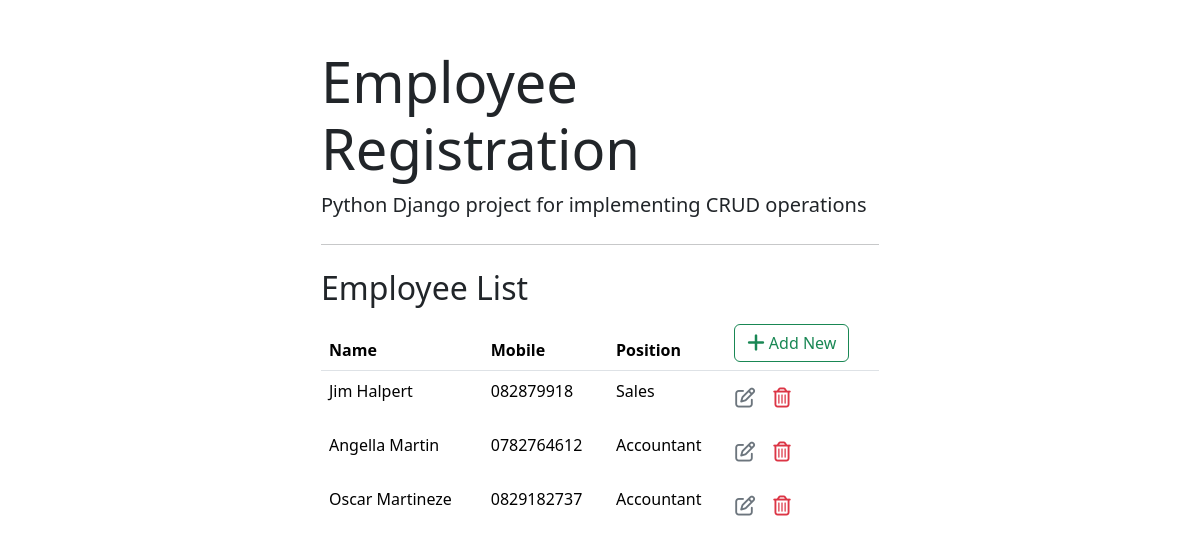
The app's page /list, older data.
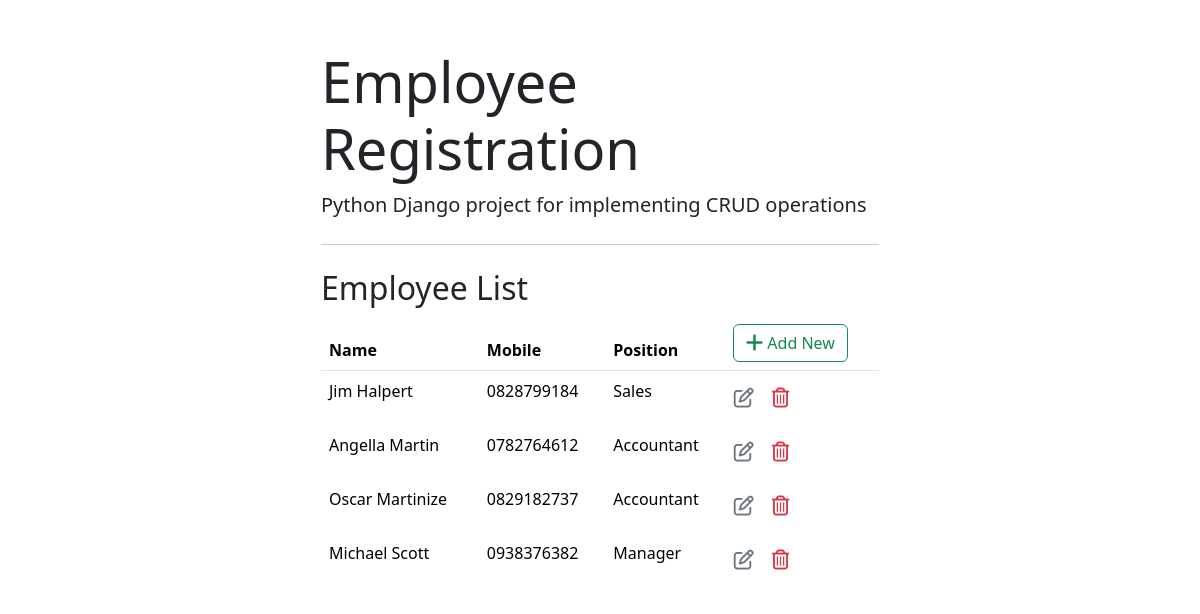
The same page, newer data.
### employees/models.py (models this page shows)
class Employee(models.Model):
    full_name = models.CharField(max_length=100)
    emp_code  = models.CharField(max_length=60)
    mobile = models.CharField(max_length=15)
    position = models.ForeignKey(Position, on_delete=models.CASCADE)

class Position(models.Model):
    title = models.CharField(max_length=50)
    def __str__(self):
        return self.title

### employees/views.py (the view)
# urls.py: path('list', views.employee_list, name='list'),
def employee_list(request):
    context = {
        'employee_list' : Employee.objects.all()
        }
    return render(request, 'employees/employee_list.html', context)

### employees/templates/employees/employee_list.html (shortened to what this page needs)
{% extends 'employees/base.html' %}
{% block content %}
<h2>Employee List</h2>
<table class="table table-borderless">
    <thead class="border-bottom font-weight-bold">
        <tr>
            <td><strong> Name </strong></td>
            <td><strong>Mobile</strong></td>
            <td><strong>Position</strong></td>
            <td>
                <a href="{% url 'form'  %}" class="btn btn-outline-success">
                    <i class="fas fa-plus fa-lg"></i>
                    Add New
                </a>
            </td>
         </tr>
    </thead>
    <tbody>
        {% for employee in employee_list %}
        <tr>
            <td>
                {{employee.full_name}}
            </td>
            <td>
                {{employee.mobile}}
            </td>
            <td>
                {{employee.position}}
            </td>
            <td>
                <a href="{% url 'update' employee.id %}" class="btn text-secondary px-0">
                    <i class="far fa-edit fa-lg"></i>
                </a>
                <form action="{% url 'delete' employee.id %}" method="post" class="d-inline">
                    <button type="submit" class="btn">
                        <i class="far fa-trash-alt fa-lg text-danger float-right"></i>
                    </button>
                </form>
            </td>
        </tr>
        {% endfor %}
    </tbody>
</table>
{% endblock content %}

Row changes from the older to the newer data that the page shows:
changed Employee "Jim Halpert": mobile "082879918" → "0828799184"
changed Employee: full_name "Oscar Martineze" → "Oscar Martinize"
added Employee: full_name "Michael Scott", mobile "0938376382", position "Manager"
